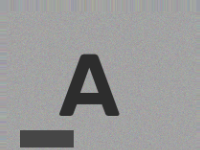
#> input picture data/boxes/box_type_A/crop_000.png, 200 x 150 px; its folder holds only this picture in this run
$ python recognize.py
#> lines starting #> are read from the running program, lines starting #| are printed output that depends on the picture
"""
Module E — Object Recognition
==============================
Identifies box types using classical computer vision:
1. Alignment-based recognition (template matching + homography)
2. PCA/Eigenspace recognition (Eigenboxes)
3. Hu Moments (rotation/scale invariant feature)
4. Accuracy comparison table

No deep learning — uses geometric and appearance-based methods.
"""

import os
import sys
import cv2
import numpy as np
from pathlib import Path
import matplotlib
matplotlib.use('Agg')
import matplotlib.pyplot as plt
from sklearn.decomposition import PCA
from sklearn.preprocessing import StandardScaler
from sklearn.model_selection import train_test_split
from sklearn.metrics import accuracy_score, confusion_matrix
from scipy.spatial.distance import cdist


def get_project_root():
    return Path(__file__).parent.parent


# =============================================================================
# DATA LOADING
# =============================================================================
def load_box_crops(boxes_dir, target_size=(100, 100)):
    """
    Load box crop images from directory structure:
      boxes_dir/
        box_type_A/
          crop_001.png
          ...
        box_type_B/
          ...
        box_type_C/
          ...

    Returns:
        images: list of (label, resized_image) tuples
        labels: list of label strings
    """
#> called with target_size = (100, 100)
    images = []
    labels = []

    box_types = sorted([d for d in boxes_dir.iterdir() if d.is_dir()])

    if not box_types:
        return [], []

    for box_type_dir in box_types:
        label = box_type_dir.name
        image_files = list(box_type_dir.glob('*.png')) + \
                     list(box_type_dir.glob('*.jpg')) + \
                     list(box_type_dir.glob('*.jpeg'))

        for img_path in image_files:
            img = cv2.imread(str(img_path))
#> img is the input picture: shape (150, 200, 3); mean B, G, R 152, 152.1, 151.9
            if img is None:
                continue
            resized = cv2.resize(img, target_size)
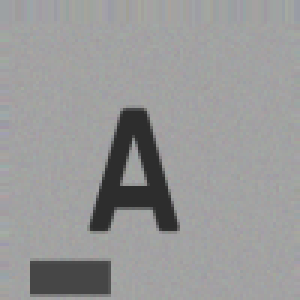
#> resized: shape (100, 100, 3) (shown 3 times larger); mean B, G, R 152, 152.1, 151.9
            images.append(resized)
            labels.append(label)
#> pass 2 of the loop in load_box_crops, `for box_type_dir in box_types:`:
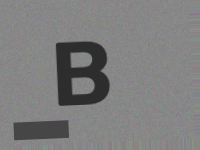
#> input picture data/boxes/box_type_B/crop_000.png, 200 x 150 px
#> in load_box_crops, img is the input picture: shape (150, 200, 3); mean B, G, R 125.7, 125.7, 125.8
#> in load_box_crops, `resized = cv2.resize(img, target_size)`:
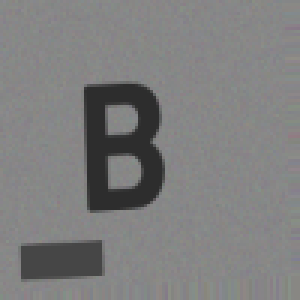
#> resized: shape (100, 100, 3) (shown 3 times larger); mean B, G, R 125.7, 125.7, 125.8

    return images, labels


# =============================================================================
# METHOD 1: ALIGNMENT-BASED RECOGNITION
# =============================================================================
# [76 lines left out: functions compute_alignment_error, alignment_classifier, not called in this run]


# =============================================================================
# METHOD 2: PCA / EIGENSPACE RECOGNITION
# =============================================================================
class EigenboxClassifier:
    """
    PCA-based box recognition (Eigenfaces-like method for boxes).

    Algorithm:
    1. Flatten all training images to vectors
    2. Compute mean face
    3. Subtract mean to get centered vectors
    4. Compute PCA (eigenvectors of covariance matrix)
    5. Project training images into eigenspace
    6. For query: project into eigenspace, find nearest training sample

    The eigenvectors represent the principal modes of variation
    in the training set (shape, lighting, texture).
    """

    # [226 lines left out: functions __init__, fit, predict, get_eigenvectors, compute_hu_moments, compare_hu_moments and 3 more, not called in this run]


# =============================================================================
# ACCURACY EVALUATION
# =============================================================================
def evaluate_classifiers(images, labels, test_size=0.3):
    """
    Split data into train/test and evaluate all three classifiers
    (alignment, PCA/eigenspace, Hu moments).

    Returns a dict with accuracies and the fitted artifacts needed for the
    rotation-invariance evaluation that follows in main().
    """
    # Train/test split
    X_train, X_test, y_train, y_test = train_test_split(
        images, labels, test_size=test_size, stratify=labels, random_state=42
    )

    print(f"\n  Training samples: {len(X_train)}")
    print(f"  Test samples: {len(X_test)}")

    # --- PCA / Eigenspace Classifier ---
    print("\n  Training PCA classifier...")
    pca_clf = EigenboxClassifier(n_components=min(20, len(X_train) - 1))
    pca_clf.fit(X_train, y_train)

    pca_predictions = []
    for img in X_test:
        pred, _ = pca_clf.predict(img)
        pca_predictions.append(pred)
    pca_accuracy = accuracy_score(y_test, pca_predictions) * 100

    # --- Alignment Classifier ---
    print("  Training Alignment classifier...")
    # One template per class: the first training image of that class
    templates_by_class = {}
    for label in set(y_train):
        class_images = [img for img, l in zip(X_train, y_train) if l == label]
        templates_by_class[label] = class_images[0]

    alignment_predictions = []
    for img in X_test:
        templates = [(label, tmpl) for label, tmpl in templates_by_class.items()]
        pred, _, _ = alignment_classifier(img, templates)
        alignment_predictions.append(pred)
    # A None prediction means the method found too few features to decide;
    # count it honestly as a miss.
    alignment_predictions = [p if p is not None else 'UNKNOWN'
                             for p in alignment_predictions]
    alignment_accuracy = accuracy_score(y_test, alignment_predictions) * 100

    # --- Hu Moments Classifier ---
    print("  Training Hu-moments classifier...")
    # Needs ALL training images per class (uses the mean Hu distance)
    templates_by_label = {}
    for label in set(y_train):
        templates_by_label[label] = [
            img for img, l in zip(X_train, y_train) if l == label
        ]

    hu_predictions = []
    for img in X_test:
        pred, _ = hu_moment_classifier(img, templates_by_label)
        hu_predictions.append(pred)
    hu_accuracy = accuracy_score(y_test, hu_predictions) * 100

    return {
        'X_test': X_test, 'y_test': y_test,
        'x_train': X_train, 'y_train': y_train,
        'pca_accuracy': pca_accuracy, 'alignment_accuracy': alignment_accuracy,
        'hu_accuracy': hu_accuracy,
        'pca_predictions': pca_predictions,
        'align_predictions': alignment_predictions,
        'hu_predictions': hu_predictions,
        'pca_clf': pca_clf,
        'templates_by_class': templates_by_class,
        'templates_by_label': templates_by_label,
    }


# [56 lines left out: function evaluate_rotation_invariance, not called in this run]


# =============================================================================
# Main
# =============================================================================
def main():
    project_root = get_project_root()
    output_dir = project_root / 'outputs' / 'recognition'
    output_dir.mkdir(parents=True, exist_ok=True)

    boxes_dir = project_root / 'data' / 'boxes'

    print("=" * 60)
    print("MODULE E — OBJECT RECOGNITION")
    print("=" * 60)

    # Load data
    print("\nLoading box crops...")
    images, labels = load_box_crops(boxes_dir)
#> images = 2 items; labels = ['box_type_A', 'box_type_B']

    if not images:
        print("\nERROR: No box crop images found.")
        print("Please organize your box samples as:")
        print(f"  {boxes_dir / 'box_type_A'}/")
        print(f"    crop_001.png")
        print(f"    crop_002.png")
        print(f"    ... (approximately 10 per type)")
        print(f"  {boxes_dir / 'box_type_B'}/")
        print(f"  {boxes_dir / 'box_type_C'}/")
        print("\nEach image should be a cropped view of the box face.")
        sys.exit(1)

    unique_labels = list(set(labels))
#> unique_labels = ['box_type_B', 'box_type_A']
    print(f"  Found {len(images)} images across {len(unique_labels)} classes: {unique_labels}")
#|   Found 2 images across 2 classes: ['box_type_B', 'box_type_A']

    for label in unique_labels:
        count = labels.count(label)
        print(f"    {label}: {count} samples")
#> this loop made 2 passes
#> (label, count) on passes 1 to 2: ('box_type_B', 1), ('box_type_A', 1)
#|     box_type_B: 1 samples
#|     box_type_A: 1 samples

    # =========================================================================
    # Evaluate classifiers
    # =========================================================================
    print("\n" + "=" * 60)
    print("CLASSIFIER EVALUATION")
    print("=" * 60)

    res = evaluate_classifiers(images, labels)
    pca_clf = res['pca_clf']
    y_test = res['y_test']
    pca_preds = res['pca_predictions']
    align_preds = res['align_predictions']
    hu_preds = res['hu_predictions']
    pca_acc = res['pca_accuracy']
    align_acc = res['alignment_accuracy']
    hu_acc = res['hu_accuracy']

    # Print accuracy table
    print("\n" + "=" * 60)
    print("ACCURACY COMPARISON")
    print("=" * 60)
    print(f"\n{'Method':<30} {'Accuracy':>10}")
    print("-" * 45)
    print(f"{'Alignment-based':<30} {align_acc:>9.1f}%")
    print(f"{'PCA/Eigenspace':<30} {pca_acc:>9.1f}%")
    print(f"{'Hu moments':<30} {hu_acc:>9.1f}%")
    print("-" * 45)

    # Rotation-invariance comparison across all three methods
    print("\n" + "=" * 60)
    print("ROTATION INVARIANCE (all three descriptors)")
    print("=" * 60)
    rot_acc = evaluate_rotation_invariance(
        res['X_test'], y_test,
        res['templates_by_class'], res['templates_by_label'], pca_clf)

    # Plot rotation accuracies
    fig, ax = plt.subplots(figsize=(9, 6))
    angles = [15, 30, 60, 90, 135, 180]
    for method, accs in rot_acc.items():
        ax.plot(angles, accs, 'o-', linewidth=2, label=method)
    ax.set_xlabel('Rotation angle (degrees)')
    ax.set_ylabel('Accuracy (%)')
    ax.set_title('Rotation invariance comparison', fontsize=14)
    ax.set_ylim(0, 105)
    ax.grid(True, alpha=0.3)
    ax.legend()
    ax.set_xticks(angles)
    plt.tight_layout()
    plt.savefig(output_dir / 'rotation_invariance.png', dpi=150,
                bbox_inches='tight')
    plt.close()
    print("  Saved: rotation_invariance.png")

    # =========================================================================
    # Hu Moments invariance demonstration
    # =========================================================================
    print("\n" + "=" * 60)
    print("HU MOMENTS INVARIANCE")
    print("=" * 60)

    visualize_hu_moments_invariance(output_path=output_dir / 'hu_moments_invariance.png')

    # =========================================================================
    # Visualize eigenvectors
    # =========================================================================
    print("\n" + "=" * 60)
    print("PCA EIGENVECTORS")
    print("=" * 60)

    visualize_eigenvectors(pca_clf, output_path=output_dir / 'eigenvectors.png')

    # =========================================================================
    # Confusion matrices (PCA + Hu)
    # =========================================================================
    if len(unique_labels) > 1:
        fig, axes = plt.subplots(1, 2, figsize=(16, 7))
        for j, (title, preds) in enumerate([
                ('PCA/Eigenspace', pca_preds),
                ('Hu Moments', hu_preds)]):
            cm = confusion_matrix(y_test, preds, labels=unique_labels)
            ax = axes[j]
            im = ax.imshow(cm, interpolation='nearest', cmap=plt.cm.Blues)
            ax.set_title(f'{title} Confusion Matrix', fontsize=14)
            plt.colorbar(im, ax=ax)
            tick_marks = np.arange(len(unique_labels))
            ax.set_xticks(tick_marks)
            ax.set_xticklabels(unique_labels, rotation=45)
            ax.set_yticks(tick_marks)
            ax.set_yticklabels(unique_labels)
            for i in range(cm.shape[0]):
                for k in range(cm.shape[1]):
                    ax.text(k, i, format(cm[i, k], 'd'),
                            ha="center", va="center",
                            color="white" if cm[i, k] > cm.max() / 2 else "black")
            ax.set_ylabel('True label')
            ax.set_xlabel('Predicted label')
        plt.tight_layout()
        plt.savefig(output_dir / 'confusion_matrix.png', dpi=150,
                    bbox_inches='tight')
        plt.close()
        print("  Saved: confusion_matrix.png")

    # =========================================================================
    # Analysis comments
    # =========================================================================
    print("""
Classifier Comparison:
---------------------

Alignment-based:
  + Handles rotation and scale changes well (via homography)
  + Requires fewer training samples (one template per class)
  - Sensitive to appearance changes (lighting, color)
  - Requires sufficient texture/features for matching
  - Slower (feature detection + matching per query)

PCA/Eigenspace:
  + Captures global appearance variations
  + Fast prediction (simple distance computation)
  + Robust to minor appearance changes
  - Sensitive to rotation and scale (must be normalized)
  - Requires more training samples for good coverage

Hu moments:
  + Rotation, scale and translation invariant by construction
  + Very fast and cheap (pure moments, no training)
  - Captures only coarse shape statistics, not texture/appearance
  - Two visually different textured boxes with the same silhouette are
    indistinguishable to Hu features alone

Rotation invariance (from rotation_invariance.png):
  Hu moments hold ~constant accuracy at every angle, because they are
  rotation invariants by definition — this is the cheapest way to keep
  recognising a box that lies sideways on the belt.
  The alignment method can withstand rotation when enough keypoints are
  found, because its homography absorbs the rotation before comparing
  templates (it degrades on low-texture faces).
  PCA drops sharply as soon as a crop is rotated, because the eigenspace
  was built from aligned training crops.
""")

    print(f"\nModule E outputs saved to: {output_dir}")


if __name__ == '__main__':
#> (the run stopped early here; a loop or call above may not have finished)
